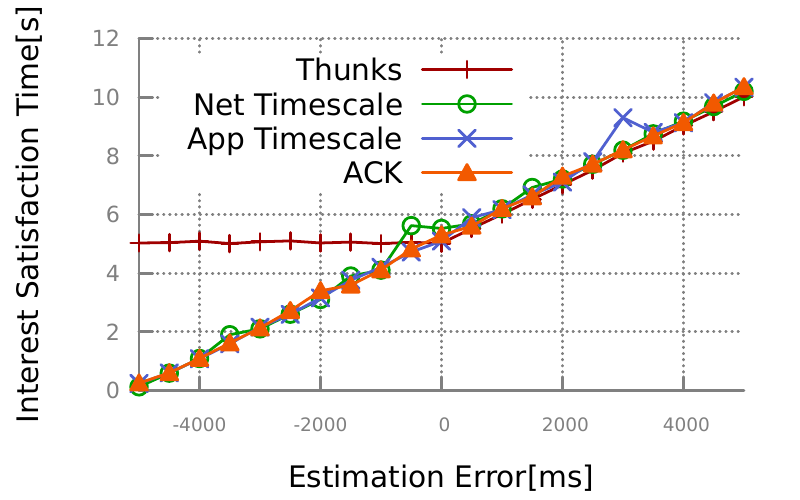

Recreate this plot in gnuplot.
#!/usr/bin/gnuplot
reset
load './style.gp'

set output "satisfaction_estimate.pdf"

set xlabel "Estimation Error[ms]"
set ylabel "Interest Satisfaction Time[s]"

#set yrange[0:]
set xrange[-5000:5000]
set key top left


plot \
"satisfaction_estimate.dat" using 1:2 title 'Thunks' with linespoints ls 1, \
"satisfaction_estimate.dat" using 1:3 title 'Net Timescale' with linespoints ls 2, \
"satisfaction_estimate.dat" using 1:4 title 'App Timescale' with linespoints ls 3, \
"satisfaction_estimate.dat" using 1:5 title 'ACK' with linespoints ls 4, \
